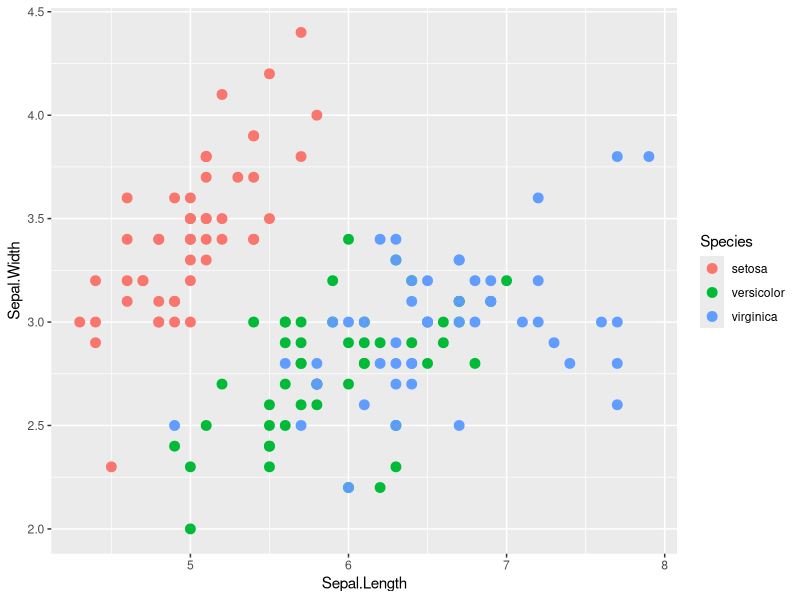

This figure's R source:
library(dplyr, warn.conflicts = FALSE)
print(iris)
library(ggplot2)
p <- ggplot(data=iris, aes(x=Sepal.Length, y=Sepal.Width, color=Species)) + geom_point(size=3)
p <- p + geom_point()
print(p)
